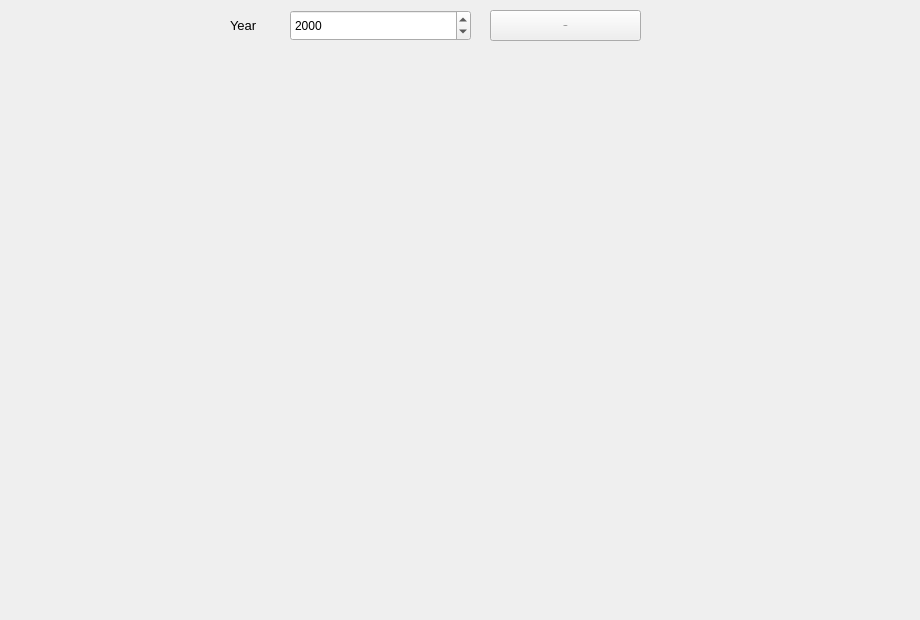
    <widget class="QWidget" name="tab_4">
     <attribute name="title">
      <string>Page</string>
     </attribute>
     <widget class="PlotWidget" name="widget" native="true">
      <property name="geometry">
       <rect>
        <x>0</x>
        <y>60</y>
        <width>911</width>
        <height>551</height>
       </rect>
      </property>
     </widget>
     <widget class="QLabel" name="label_65">
      <property name="geometry">
       <rect>
        <x>230</x>
        <y>10</y>
        <width>41</width>
        <height>31</height>
       </rect>
      </property>
      <property name="font">
       <font>
        <pointsize>10</pointsize>
       </font>
      </property>
      <property name="text">
       <string>Year</string>
      </property>
     </widget>
     <widget class="QPushButton" name="pushButton_43">
      <property name="geometry">
       <rect>
        <x>490</x>
        <y>10</y>
        <width>151</width>
        <height>31</height>
       </rect>
      </property>
      <property name="font">
       <font>
        <pointsize>-1</pointsize>
       </font>
      </property>
      <property name="text">
       <string>visualize</string>
      </property>
     </widget>
     <widget class="QDateEdit" name="dateEdit_7">
      <property name="geometry">
       <rect>
        <x>290</x>
        <y>10</y>
        <width>181</width>
        <height>31</height>
       </rect>
      </property>
      <property name="displayFormat">
       <string>yyyy</string>
      </property>
     </widget>
    </widget>
